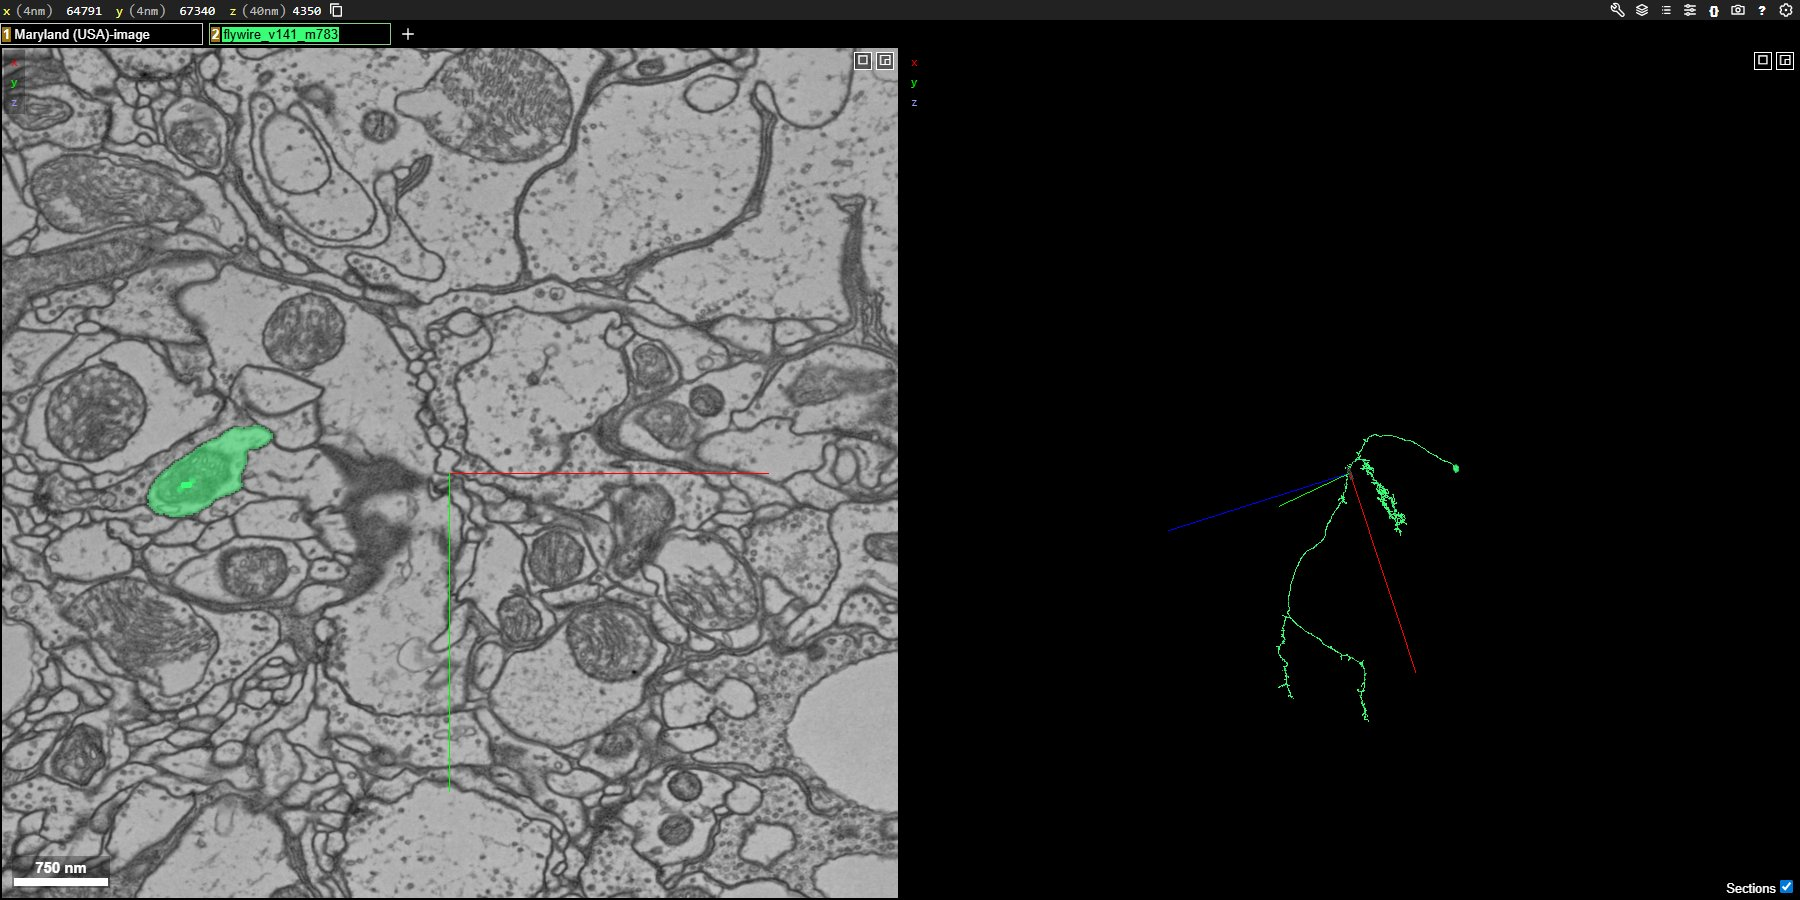

This figure's Python source:
from playwright.sync_api import sync_playwright
import json, io, time
from PIL import Image

with open("config.json") as f:
    cfg = json.load(f)

w, h = cfg["window_width"], cfg["window_height"]
url = cfg["default_ngl_start_url"]

with sync_playwright() as p:
    browser = p.chromium.launch(headless=True, args=[
        "--no-sandbox", "--disable-dev-shm-usage",
        "--use-gl=angle", "--use-angle=vulkan",
        "--enable-features=Vulkan", "--enable-unsafe-swiftshader",
    ])
    page = browser.new_page(viewport={"width": w, "height": h})
    page.goto(url, wait_until="load", timeout=60000)

    print("Waiting for viewer.isReady()...")
    ready, deadline = False, time.time() + 60
    while time.time() < deadline:
        try:
            ready = page.evaluate("() => !!(window.viewer && window.viewer.isReady && window.viewer.isReady())")
            if ready: break
        except Exception: pass
        time.sleep(0.25)
    print("Viewer ready:", ready)

    iw = page.evaluate("() => window.innerWidth")
    ih = page.evaluate("() => window.innerHeight")
    print(f"Config:     {w} x {h}")
    print(f"Viewport:   {iw} x {ih}")
    print("Viewport:   " + ("MATCH" if iw == w and ih == h else "MISMATCH"))

    sc = page.screenshot(type="jpeg", quality=85)
    img = Image.open(io.BytesIO(sc))
    print(f"Screenshot: {img.width} x {img.height}")
    img.save("viewport_test.jpg")
    print("Saved: viewport_test.jpg")
    browser.close()
